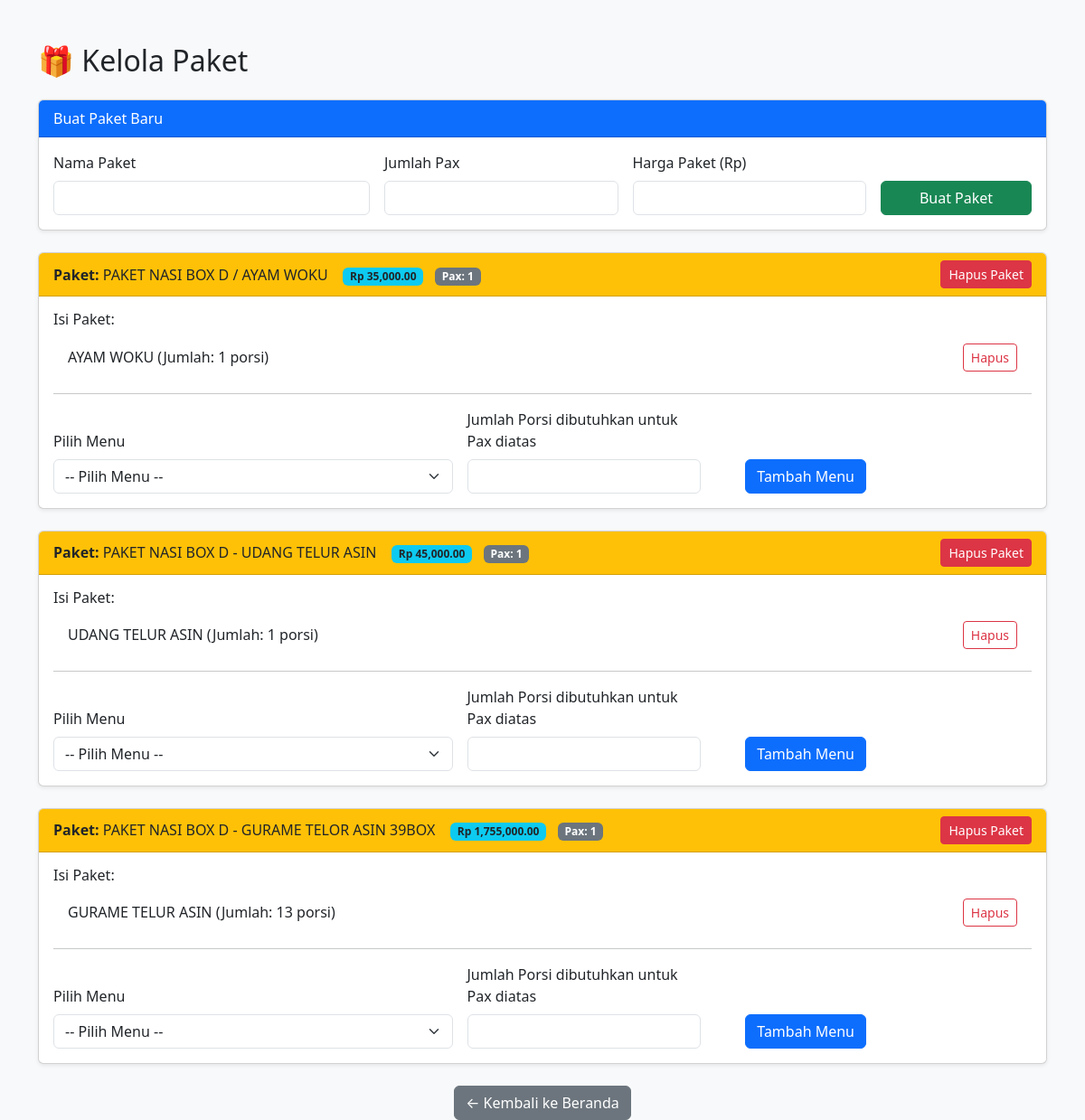
The app's page /kelola_paket with its own data.
### tables this page shows
CREATE TABLE Paket (
    nm_paket TEXT PRIMARY KEY,
    deskripsi TEXT,
    harga REAL
, jumlah_porsi INTEGER);

CREATE TABLE PaketDetail (
    id INTEGER PRIMARY KEY AUTOINCREMENT,
    nm_paket TEXT NOT NULL,
    nm_menu TEXT NOT NULL,
    jumlah INTEGER NOT NULL,
    FOREIGN KEY (nm_paket) REFERENCES Paket(nm_paket)
);

### app.py (the view)
@app.route('/kelola_paket')
def kelola_paket():
    db.cursor.execute("SELECT nm_paket, deskripsi, harga, jumlah_porsi FROM Paket")
    daftar_paket = db.cursor.fetchall()
    db.cursor.execute("SELECT nm_paket, nm_menu, jumlah FROM PaketDetail")
    detail_paket = db.cursor.fetchall()
    db.cursor.execute("SELECT nm_menu FROM Menu")
    semua_menu = db.cursor.fetchall()
    return render_template(
        'paket.html',
        daftar_paket=daftar_paket,
        detail_paket=detail_paket,
        semua_menu=semua_menu
    )

### templates/paket.html (shortened to what this page needs)
<!DOCTYPE html>
<html lang="id">
<head>
    <link href="https://cdn.jsdelivr.net/npm/bootstrap@5.3.3/dist/css/bootstrap.min.css" rel="stylesheet" />
</head>
<body class="bg-light">
<div class="container mt-5">
    <h2 class="mb-4">🎁 Kelola Paket</h2>
    <div class="card mb-4 shadow-sm">
        <div class="card-header bg-primary text-white">Buat Paket Baru</div>
        <div class="card-body">
            <form action="{{ url_for('buat_paket') }}" method="POST" class="row g-3">
                <div class="col-md-4">
                    <label for="nm_paket" class="form-label">Nama Paket</label>
                    <input type="text" id="nm_paket" name="nm_paket" class="form-control" required />
                </div>
                <div class="col-md-3">
                    <label for="jumlah_porsi" class="form-label">Jumlah Pax</label>
                    <input type="number" id="jumlah_porsi" name="jumlah_porsi" class="form-control" min="1" required />
                </div>
                <div class="col-md-3">
                    <label for="harga" class="form-label">Harga Paket (Rp)</label>
                    <input type="number" id="harga" name="harga" class="form-control" min="0" step="0.01" required />
                </div>
                <div class="col-md-2 text-end">
                    <label class="form-label d-block">&nbsp;</label>
                    <button type="submit" class="btn btn-success w-100">Buat Paket</button>
                </div>
            </form>
        </div>
    </div>
    {% for paket in daftar_paket %}
    <div class="card mb-4 shadow-sm">
        <div class="card-header bg-warning text-dark d-flex justify-content-between align-items-center">
            <div>
                <strong>Paket:</strong> {{ paket[0] }} &nbsp;&nbsp;
                <span class="badge bg-info text-dark">Rp {{ "{:,.2f}".format(paket[2]) }}</span> &nbsp;
                <span class="badge bg-secondary">Pax: {{ paket[3] }}</span>
            </div>
            <a href="{{ url_for('hapus_paket', nm_paket=paket[0]) }}"
                class="btn btn-sm btn-danger"
                onclick="return confirm('Hapus paket ini beserta semua menunya?')">
                Hapus Paket
            </a>
        </div>
        <div class="card-body">
            <h6>Isi Paket:</h6>
            <ul class="list-group list-group-flush">
                {% set isi_paket = detail_paket | selectattr("0", "equalto", paket[0]) | list %}
                {% if isi_paket %}
                    {% for detail in isi_paket %}
                        <li class="list-group-item d-flex justify-content-between align-items-center">
                            {{ detail[1] }} (Jumlah: {{ detail[2] }} porsi)
                            <form action="{{ url_for('hapus_menu_dari_paket') }}" method="POST" style="margin: 0;">
                                <button type="submit" class="btn btn-sm btn-outline-danger"
                                        onclick="return confirm('Hapus menu ini dari paket?')">Hapus</button>
                            </form>
                        </li>
                    {% endfor %}
                {% else %}
                    <li class="list-group-item text-muted fst-italic">Belum ada menu ditambahkan ke paket ini.</li>
                {% endif %}
            </ul>
            <hr />
        <form action="{{ url_for('tambah_menu_ke_paket') }}" method="POST" class="row g-3 align-items-end">
            <div class="col-md-5">
                <label for="nm_menu_{{ loop.index }}" class="form-label">Pilih Menu</label>
                <select id="nm_menu_{{ loop.index }}" name="nm_menu" class="form-select" required>
                    <option value="" disabled selected>-- Pilih Menu --</option>
                </select>
            </div>
            <div class="col-md-3">
                <label for="jumlah_{{ loop.index }}" class="form-label">Jumlah Porsi dibutuhkan untuk Pax diatas</label>
                <input type="number" id="jumlah_{{ loop.index }}" name="jumlah" min="1" class="form-control" required />
            </div>
            <div class="col-md-2 text-end">
                <button type="submit" class="btn btn-primary">Tambah Menu</button>
            </div>
        </form>
        </div>
    </div>
    {% endfor %}
    <div class="mt-4 text-center">
        <a href="{{ url_for('index') }}" class="btn btn-secondary">← Kembali ke Beranda</a>
    </div>
</div>
</body>
</html>

### records on screen
Paket: nm_paket "PAKET NASI BOX D / AYAM WOKU", harga "35,000.00", jumlah_porsi "1"
PaketDetail: nm_menu "AYAM WOKU", jumlah "1"
Paket: nm_paket "PAKET NASI BOX D - UDANG TELUR ASIN", harga "45,000.00", jumlah_porsi "1"
PaketDetail: nm_menu "UDANG TELUR ASIN", jumlah "1"
Paket: nm_paket "PAKET NASI BOX D - GURAME TELOR ASIN 39BOX", harga "1,755,000.00", jumlah_porsi "1"
PaketDetail: nm_menu "GURAME TELUR ASIN", jumlah "13"
